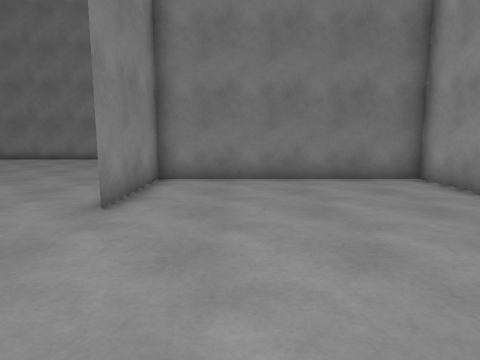
[1] (above)

19 first-person views from a walk through a Unity game level. The camera is 1.3 m above the floor, tilts 8° down and sees 75° across. Doors are open. The floor is counted in squares, 1 m on a side. Each view is taken from the middle of a square. On the plan, view 1 faces up. The plan holds only what a view shows up to about 14 squares ahead; the rest is blank. The place goes on beyond the plan. The player character is not drawn. Surface patterns are stand-ins for the level's own textures.

[2]
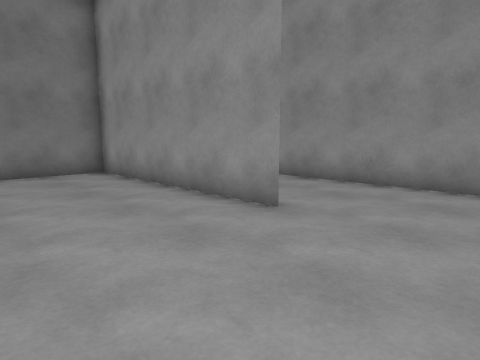

[3]
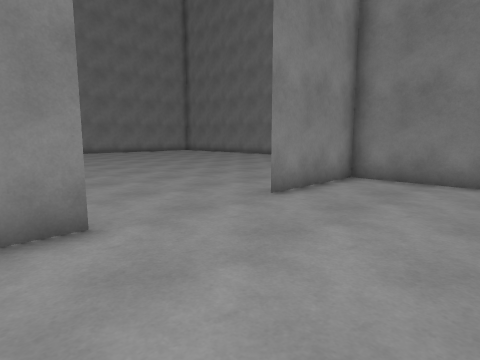

[4]
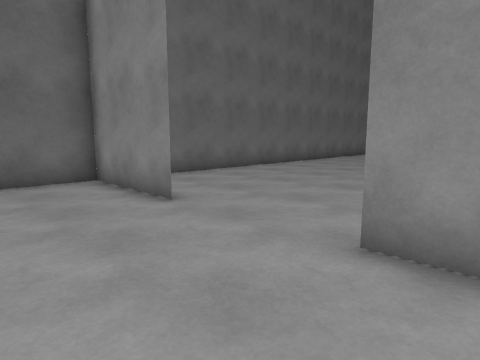

[5]
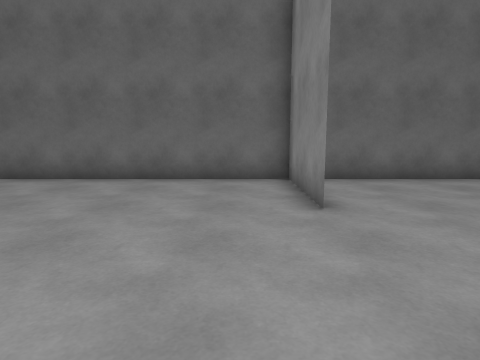

[6]
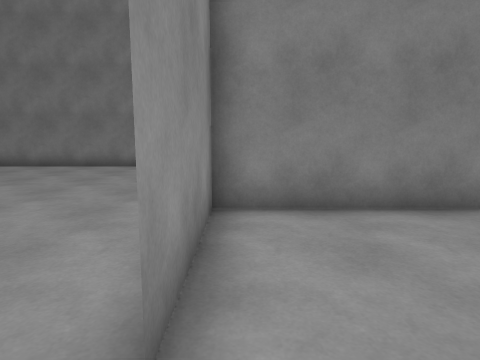

[7]
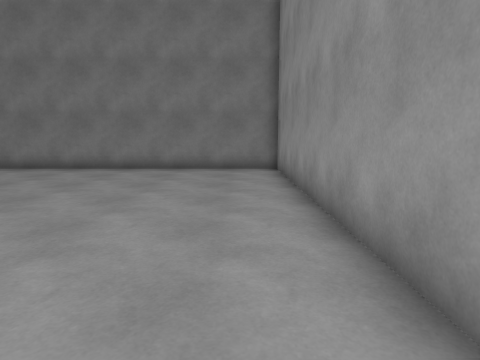

[8]
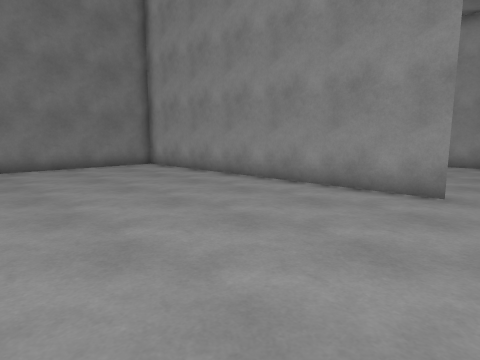

[9]
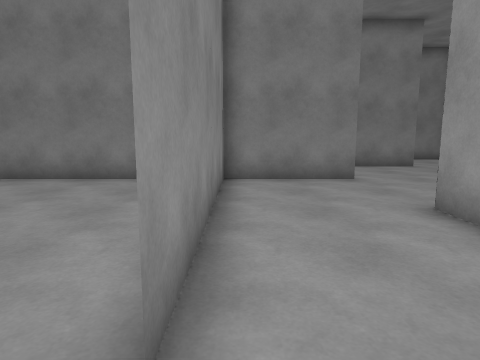

[10]
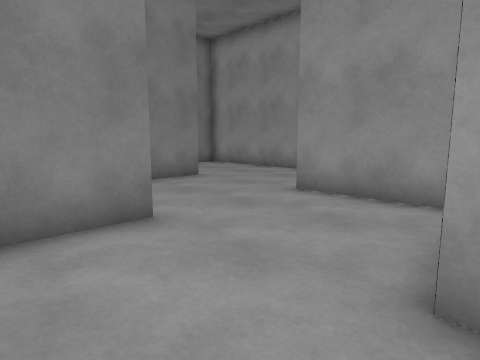

[11]
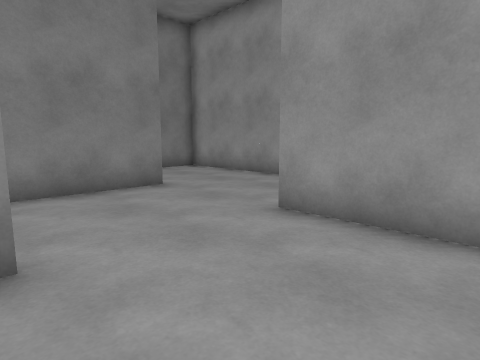

[12]
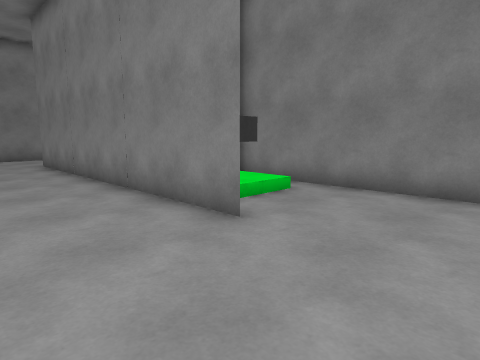

[13]
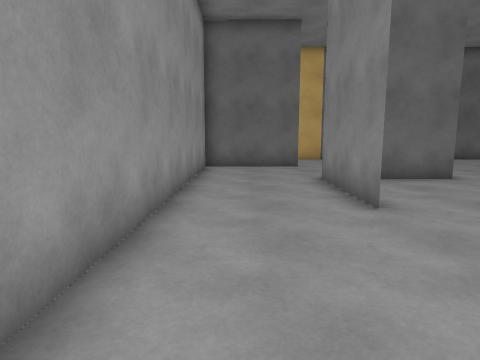

[14]
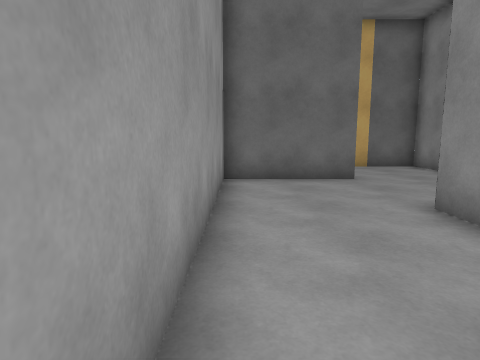

[15]
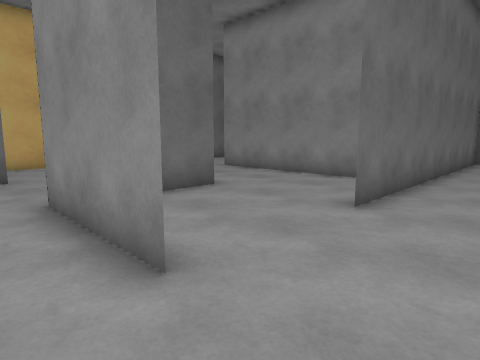

[16]
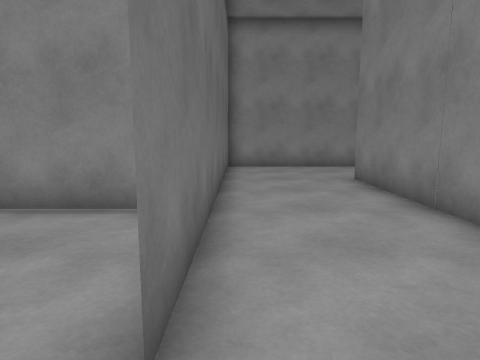

[17]
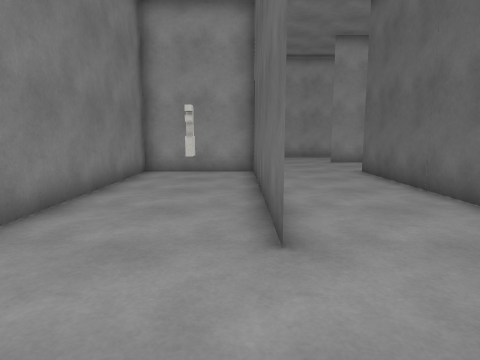

[18]
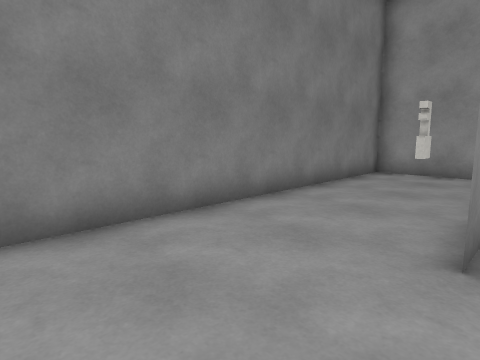

[19]
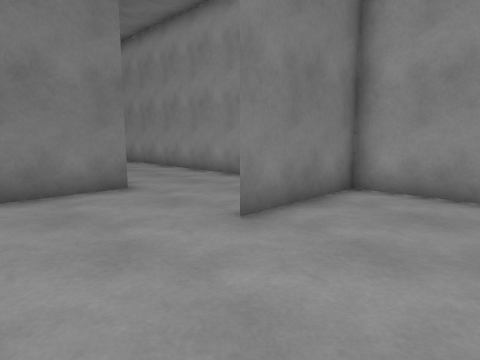

### Floor plan
Ten units are one square. View 1 is at (0, 0); x grows to the right and y downward. Boxes are objects, and circles mark ways between rooms. Rooms are numbered by the first view taken in them; rooms with no view inside come last. Other rooms are left out.
<svg viewBox="-110 -180 291 210">
<path fill="none" stroke="#000" d="M-25 -54 -25 -169M-25 -16 -25 25M-25 -90 -25 -55M55 -14 55 -95 55 -15M-96 25 64 25M86 -95 -25 -95M-25 -170 -25 -175M-30 -175 -105 -175M95 10 95 -55M136 -135 35 -135M135 -63 135 -95 135 -55 125 -55M95 -55 117 -55M135 -15 176 -15M44 -95 96 -95 86 -95M175 -9 175 -175 100 -175M35 -135 15 -135 59 -135M-25 -150 -25 -90M76 -135 95 -135 95 -175M-25 -95 44 -95M100 -175 -30 -175M95 7 95 25 130 25M175 11 175 -9M176 -15 135 -15M125 -55 95 -55"/>
<rect x="65" y="-165" width="20" height="20" fill="#bbb"><title>other object</title></rect>
<circle cx="95" cy="-75" r="3" fill="#2a7"/>
<circle cx="45" cy="-115" r="3" fill="#2a7"/>
<circle cx="135" cy="-35" r="3" fill="#2a7"/>
<text x="-20" y="-50">1</text>
<text x="130" y="-100">2</text>
<text x="20" y="-150">3</text>
<text x="130" y="0">4</text>
</svg>
Room 1 opens to room 2. Room 2 opens to room 3. Room 2 opens to room 4.

Where each view was taken, in squares from view 1:
view 1: 0 up, 0 right, facing up
view 2: 2 down, 1 right, facing up-right
view 3: 0 up, 2 right, facing up-left
view 4: 7 up, 1 right, facing down-left
view 5: 7 up, 1 left, facing down
view 6: 4 up, 2 left, facing up
view 7: 5 up, 4 left, facing up
view 8: 4 up, 10 left, facing up-right
view 9: 0 up, 6 right, facing up
view 10: 5 up, 7 right, facing up-right
view 11: 6 up, 9 right, facing up-right
view 12: 10 up, 17 right, facing up-left
view 13: 15 up, 16 right, facing down
view 14: 11 up, 17 right, facing down
view 15: 12 up, 15 right, facing down-left
view 16: 10 up, 11 right, facing left
view 17: 14 up, 2 left, facing right
view 18: 13 up, 2 left, facing up-right
view 19: 2 down, 10 right, facing up-right
